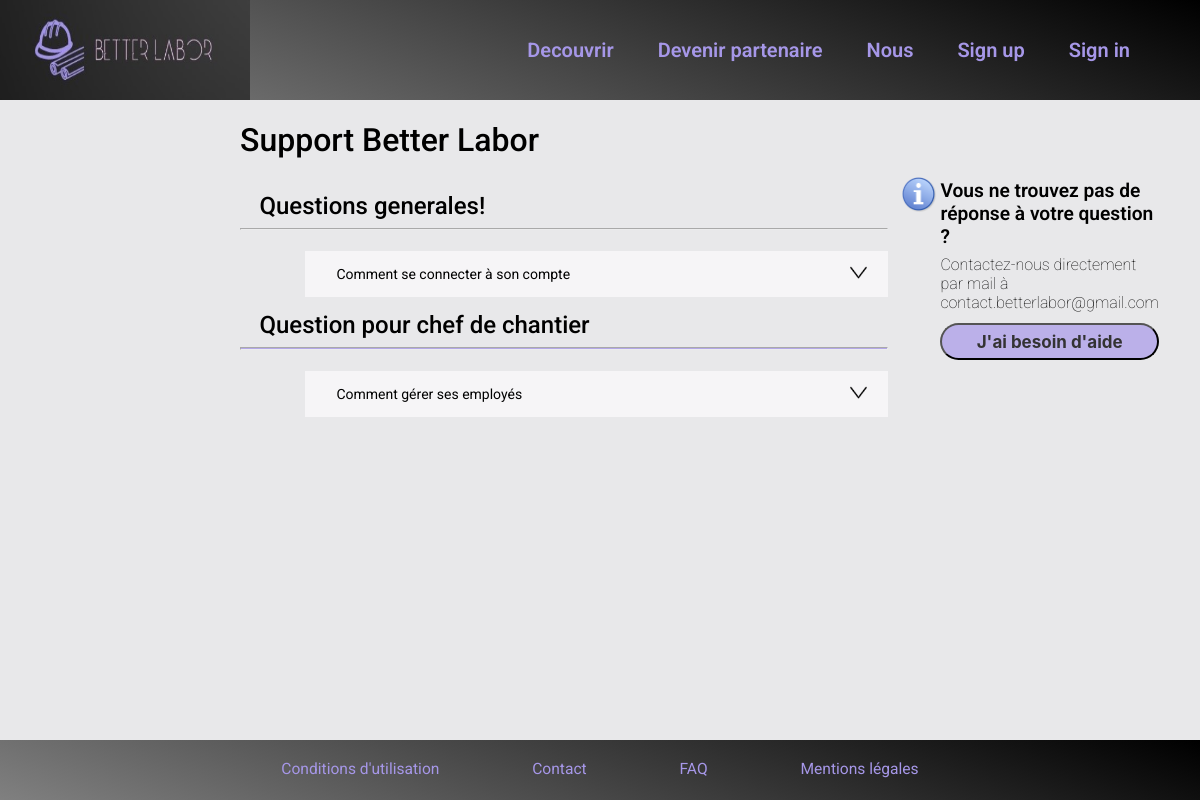
Page /faq.php on the earlier database version.
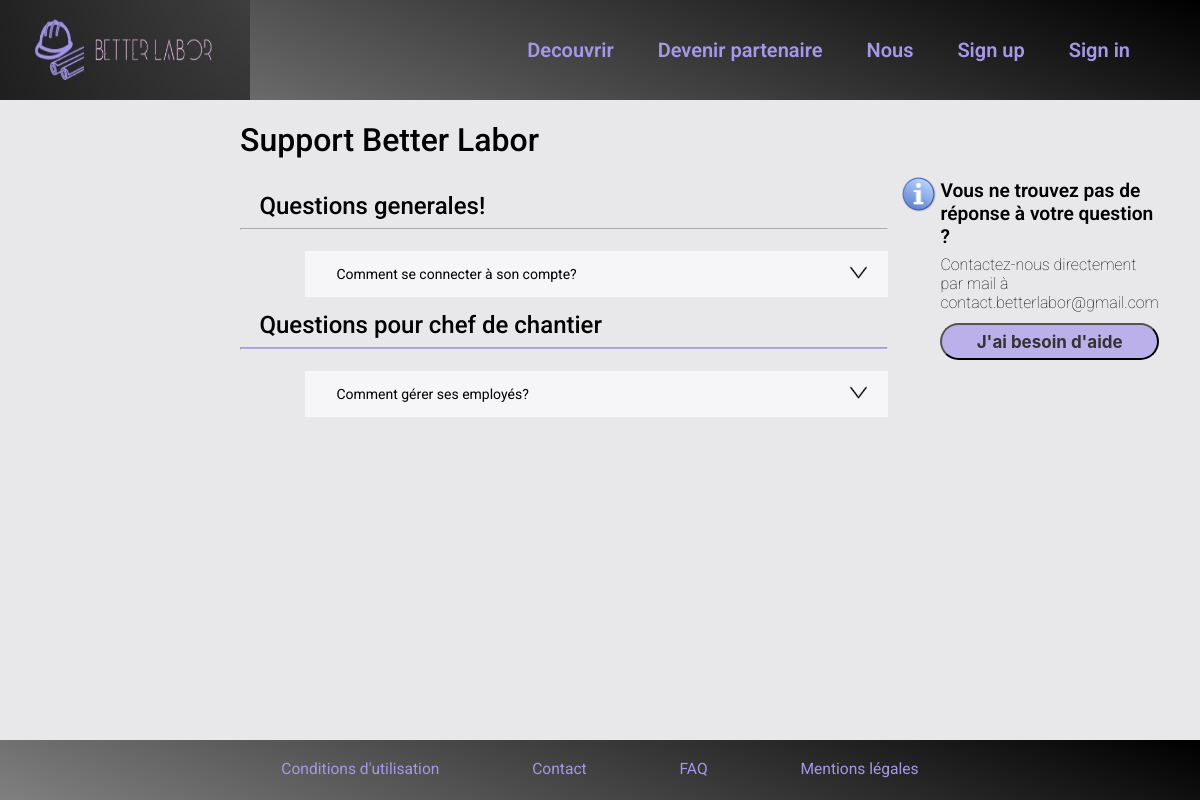
Same page on the later database version.
### tables this page shows
CREATE TABLE `question` (
  `ID` int(11) NOT NULL,
  `ID_categorie` int(11) NOT NULL,
  `position` tinyint(4) NOT NULL,
  `sujet` varchar(300) NOT NULL,
  `reponse` varchar(9999) NOT NULL
);

CREATE TABLE `categorie` (
  `ID` int(11) NOT NULL,
  `nom` varchar(40) NOT NULL,
  `position` tinyint(4) NOT NULL
);

### espace-admin/FAQManager.php (the view, shortened to what this page needs)
<?php
class FAQManager
{
  public $conn = null;
  public function connect($conn)
  {
    $this->conn = $conn;
  }
  public function display_public()
  {
    $q = "SELECT * FROM categorie ORDER BY position ASC";
    $r_categorie = $this->conn->query($q);
    $entry_display = "";
    if ($r_categorie != false && $r_categorie->num_rows > 0) {
      while ($a_categorie = mysqli_fetch_assoc($r_categorie)) {
        $nom = stripslashes($a_categorie['nom']);
        $categorie_id = stripslashes($a_categorie['ID']);
        $entry_display .= <<<ENTRY_DISPLAY
        <h2 class="category-title">$nom</h2>
        <hr class="category-line">
ENTRY_DISPLAY;
        $q_question = "SELECT * FROM question WHERE ID_categorie = $categorie_id ORDER BY position ASC";
        $r_question = $this->conn->query($q_question);
        if ($r_categorie != false && $r_question->num_rows > 0) {
          while ($a_question = mysqli_fetch_assoc($r_question)) {
            $sujet = stripslashes($a_question['sujet']);
            $reponse = stripslashes($a_question['reponse']);
            $question_id = stripslashes($a_question['ID']);
            $entry_display .= <<<ENTRY_DISPLAY
            <div class="question-box">
            <button class="question-button" id="question-button-$question_id">
              <p class="question-title">$sujet</p>
              <img class="img-defilement" src="images/defilement-bas.png" alt="ouvrir question" id="defilement-$question_id">
            </button>
            <div class="question-content"><p class="question-content-text">$reponse</p></div>
          </div>
ENTRY_DISPLAY;
          }
        }
      }
    }
    return $entry_display;
  }
}
?>

Differences in the rows shown:
changed question: sujet "Comment se connecter à son compte" → "Comment se connecter à son compte?"
changed categorie: nom "Question pour chef de chantier" → "Questions pour chef de chantier"
changed question: sujet "Comment gérer ses employés" → "Comment gérer ses employés?"
